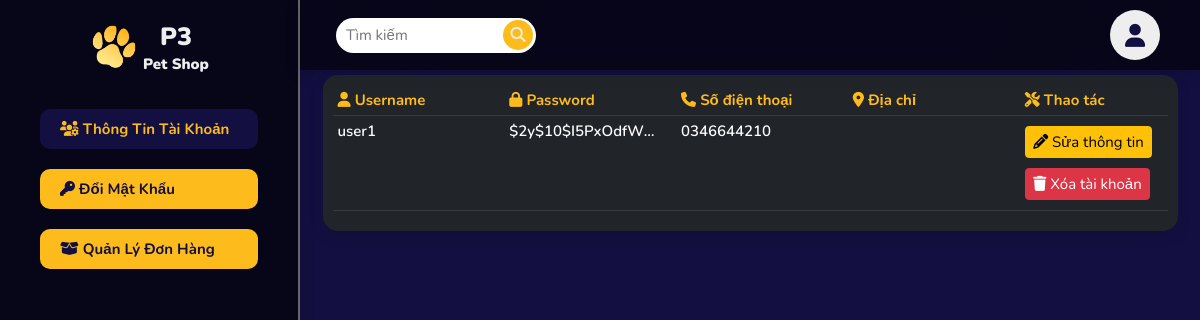
The app's page /account.php (signed in) with its own data.
### tables this page shows
CREATE TABLE IF NOT EXISTS `users` (
  `id` int(11) NOT NULL AUTO_INCREMENT,
  `username` varchar(25) NOT NULL,
  `password` varchar(150) NOT NULL,
  `phone` varchar(11) NOT NULL,
  `address` varchar(500) NOT NULL DEFAULT 'Không',
  `role_id` tinyint(1) DEFAULT '0',
  PRIMARY KEY (`id`)
);

### app/models/Model.php (called while the page is built, shortened)
<?php
class Model
{
  public static $connection = NULL;
  public function __construct()
  {
    if (!self::$connection) {
      !self::$connection = new mysqli(DB_HOST, DB_USER, DB_PASS, DB_NAME);
    }
    return self::$connection;
  }
  public function select($sql)
  {
    $sql->execute();
    $items = $sql->get_result()->fetch_all(MYSQLI_ASSOC);
    return $items;
  }
}

### app/models/UserModel.php (called while the page is built, shortened)
<?php
class UserModel extends Model
{
  public function getUserByID($id)
  {
    $sql = parent::$connection->prepare('SELECT * FROM `users` WHERE id=?');
    $sql->bind_param('i', $id);
    return parent::select($sql)[0];
  }
}

### account.php (the view, shortened to what this page needs)
<?php
$userModel = new UserModel();
$id = $_SESSION['id'];
$user = $userModel->getUserByID($id);
?>
<!DOCTYPE html>
<html lang="en">
<head>
  <link rel="stylesheet" href="./public/fonts/font-awesome/css/all.min.css">
  <link rel="stylesheet" href="./public/vendor/bootstrap/css/bootstrap.min.css">
  <link rel="stylesheet" href="./public/css/style.css">
  <link rel="stylesheet" href="./public/css/style-admin.css">
</head>
<body>
  <section class="admin-sidebar">
    <a class="logo" href="."><img class="logo-img" src="./public/img/logo/P3.png" alt="P3 Logo"><span class="logo-text">P3<p class="logo-mini-text">Pet Shop</p></span></a>
    <ul class="admin-side-bar-list">
      <li class="admin-side-bar-item"><a class="admin-side-bar-link active" href="account.php"><i class="fa-solid fa-users-gear"></i> Thông tin tài khoản</a></li>
      <li class="admin-side-bar-item"><a class="admin-side-bar-link" href="user_edit_password.php?id=<?php echo $id; ?>"><i class="fa-solid fa-key"></i> Đổi mật khẩu</a></li>
      <li class="admin-side-bar-item"><a class="admin-side-bar-link" href="user_manage_order.php"><i class="fa-solid fa-box-open"></i> Quản lý đơn hàng</a></li>
    </ul>
  </section>
  <section class="admin-content">
    <header class="header">
      <nav class="nav-bar">
        <ul class="nav-list">
          <li class="nav-item">
            <form class="serch-box" action="admin_serch_account.php?key=<?php if (isset($key)) {
                                                                          echo $key;
                                                                        } ?>">
              <input class="serch-box-input" type="text" name="key" placeholder="Tìm kiếm" value="<?php if (isset($key)) {
                                                                                                    echo $key;
                                                                                                  } ?>">
              <button class="serh-box-button button-serch" type="submit"><i class="fa fa-search"></i></button>
              <button class="serh-box-button button-reset" type="reset"><i class="fa-solid fa-xmark"></i></button>
            </form>
          </li>
        </ul>
      </nav>
      <div class="icon-bar">
        <ul class="icon-list">
          <li class="icon-item"><a class="icon-link" href="account.php"><i class="fa-solid fa-user"></i></a>
          </li>
        </ul>
      </div>
    </header>
    <main>
      <div class="table-wrap">
        <table class="table table-hover table-dark">
          <thead>
            <tr>
              <th><i class="fa-solid fa-user"></i> Username</th>
              <th><i class="fa-solid fa-lock"></i> Password</th>
              <th><i class="fa-solid fa-phone"></i> Số điện thoại</th>
              <th><i class="fa-solid fa-location-dot"></i> Địa chỉ</th>
              <th><i class="fa-solid fa-screwdriver-wrench"></i> Thao tác</th>
            </tr>
          </thead>
          <tbody>
            <tr>
              <td><span class="table-content"><?php echo $user['username']; ?></span></td>
              <td><span class="table-content"><?php echo $user['password']; ?></span></td>
              <td><span class="table-content"><?php echo $user['phone']; ?></span></td>
              <td><span class="table-content"><?php echo $user['address']; ?></span></td>
              <td>
                <a class="btn btn-warning mb-2 mt-2" href="user_edit_account.php?username=<?php echo $user['username']; ?>&id=<?php echo $user['id']; ?>"><i class="fa-solid fa-pencil"></i> Sửa thông tin</a>
                <form action="user_delete_account.php" method="post" onsubmit="return confirm('Bạn có chắc chắn muốn xóa tài khoản của mình ?')">
                  <button class="btn btn btn-danger mb-2 mt-2" type="submit"><i class="fa-solid fa-trash"></i> Xóa tài khoản</button>
                </form>
              </td>
            </tr>
          </tbody>
        </table>
      </div>
    </main>
  </section>
</body>
</html>

### public/css/style.css (style rules this page uses)
:root { --pet-color: #fdbc1c; --black-color: #130f40; --white-color: #fff; --red-color: #dd3333; --green-color: #2eb62c; --light-color: #eee; --bg-color: #666; --border: .2rem solid var(--black-color); --box-shadow: 0 .5rem 1.5rem rgba(0, 0, 0, .1); --box-shadow-2: rgba(0, 0, 0, 0.15) 0px 5px 15px 0px; --text-shadow-white: -1px -1px 0px rgba(155, 155, 155, 0.9), 2px 2px 0px rgba(155, 155, 155, 0.9), 4px 4px 0px rgba(155, 155, 155, 0.9); --text-shadow-black: -1px -1px 0px rgba(50, 50, 50, 0.9), 2px 2px 0px rgba(50, 50, 50, 0.9), 4px 4px 0px rgba(50, 50, 50, 0.9); --text-border-white: 2px 0 #fff, -2px 0 #fff, 0 2px #fff, 0 -2px #fff, 1px 1px #fff, -1px -1px #fff, 1px -1px #fff, -1px 1px #fff; --text-border-black: 2px 0 #000, -2px 0 #000, 0 2px #000, 0 -2px #000, 1px 1px #000, -1px -1px #000, 1px -1px #000, -1px 1px #000; }
* { margin: 0; padding: 0; box-sizing: border-box; outline: none; border: none; text-decoration: none; transition: .2s linear; }
html { font-size: 62.5%; scroll-behavior: smooth; scroll-padding-top: 4rem; }
body { font-family: 'Nunito', sans-serif; font-size: 1.5rem; font-weight: 600; line-height: normal; color: var(--black-color); min-height: 1000px; }
a { color: var(--black-color); text-decoration: none; line-height: normal; }
p { margin: 0; color: inherit; }
dl, ol, ul { margin: 0; }
ul { list-style-type: none; padding: 0; }
li { display: inline-block; }
i { line-height: 0; }
main { margin-top: 7.5rem; }
.btn { font-size: 1.5rem; }
.table-wrap { display: block; min-width: 80%; max-width: 95%; background-color: #212529; box-shadow: var(--box-shadow); padding: 1rem; margin: 0 auto; border-radius: 1.5rem; }
thead { color: var(--pet-color); }
.table-content { display: inline-block; width: 15rem; text-overflow: ellipsis; overflow: hidden; }
.header { display: flex; justify-content: space-between; align-items: center; padding: 1rem 3%; background-color: rgba(255, 255, 255, 0.7); backdrop-filter: blur(100px); box-shadow: var(--box-shadow); position: fixed; top: 0; left: 0; right: 0; z-index: 5; }
.logo { display: flex; align-items: center; justify-content: center; }
.logo-img { width: 5rem; }
.logo-text { font-weight: 900; font-size: 2.5rem; color: var(--black-color); padding-left: 0.4rem; text-align: center; }
.logo-mini-text { font-size: 1.5rem; }
.nav-list { display: flex; flex-wrap: wrap; justify-content: center; }
.nav-item { position: relative; }
.active { color: var(--pet-color); }
.serch-box-input { width: 20rem; height: 3.5rem; padding: 1rem; border-radius: 9rem; position: relative; transition: ease .3s; transition-delay: 0.3s; }
.button-serch { position: absolute; right: 0.3rem; top: 50%; background-color: var(--pet-color); width: 3rem; height: 3rem; border-radius: 10rem; color: var(--light-color); transform: translateY(-50%); transition: all .3s ease-in-out; }
.button-reset { position: absolute; right: 0.3rem; top: 50%; z-index: -1; width: 3rem; height: 3rem; background-color: var(--pet-color); border-radius: 10rem; color: var(--light-color); transform: translateY(-50%); transition: all .3s ease-in-out; }
.icon-list { display: flex; }
.icon-item { position: relative; }
.icon-link { display: flex; justify-content: center; align-items: center; font-size: 2.3rem; margin: 0 .4rem; width: 5rem; height: 5rem; border-radius: 50%; background-color: var(--light-color); box-shadow: var(--box-shadow); }

### records on screen
users: username "user1", password "$2y$10$I5PxOdfW…", phone "0346644210"
